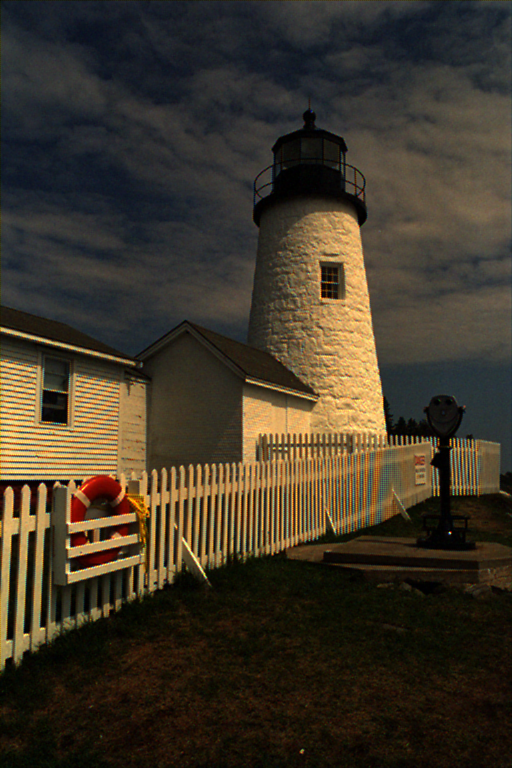
#> input picture task03/naive_linear.png, 512 x 768 px
$ jupyter execute Task03.ipynb   (shell and % lines are left out)
#> lines starting #> are read from the running program, lines starting #| are printed output that depends on the picture
## Task 3: Gamma Correction(10)
>The demosaicked image will still be linear, apply a gamma correction to convert it to a sRGB
image.

[cell 1]
import numpy as np
from skimage import io, util

naive_image_name = "naive_linear.png"
gradient_image_name = "gradient_linear.png"
gamma_value = 2.2

# Loading a RAW image
img_naive = util.img_as_float(io.imread("./"+naive_image_name))
img_gradient = util.img_as_float(io.imread("./"+gradient_image_name))
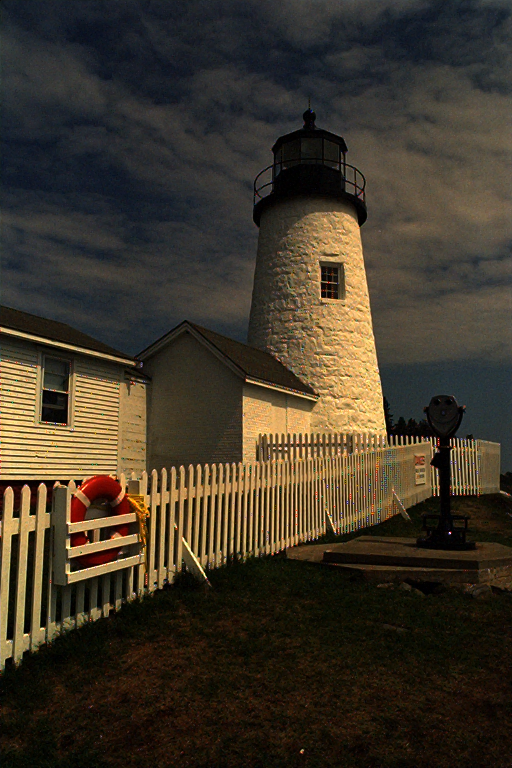
#> input picture task03/gradient_linear.png, 512 x 768 px

### Gamma correction function
## Idea
To perform gamma corection on an image we have to apply exponential function on every pixel of an image. The base of the exponent, pixel value, should be normalized in range [0,1]. While dealing with 8 bit pixels we have to divide it by the max value = 255 and multiply back, to recieve new gamma corrected value layin in the same range.
The exponent of the function is reverse
Luckly Numpy library has a function

[cell 2]
###############################################################################
#               Gamma correction
###############################################################################
def gamma_correction(pixel, gamma_value):
    return ((pixel)**(1.0/gamma_value))

vec_gamma = np.vectorize(gamma_correction)

result_naive = vec_gamma(img_naive, gamma_value)
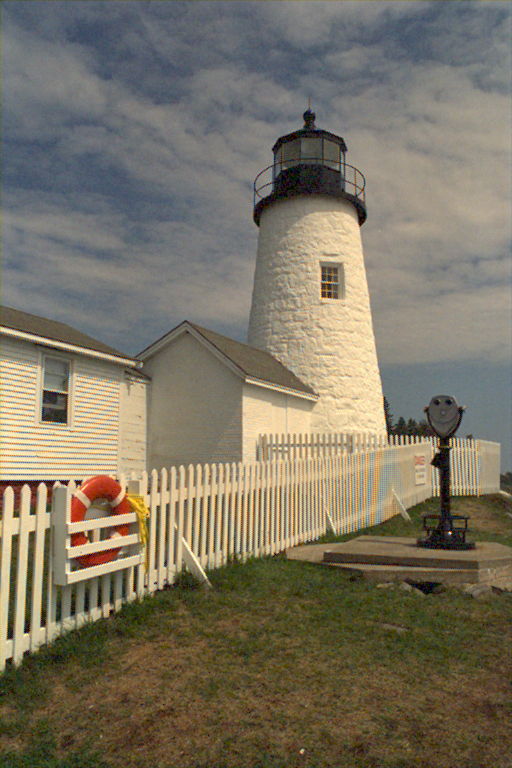
#> result_naive: shape (768, 512, 3) float64; mean R, G, B 0.483, 0.455, 0.388
result_naive = np.clip(result_naive, 0.0, 1.0)
result_gradient = vec_gamma(img_gradient, gamma_value)
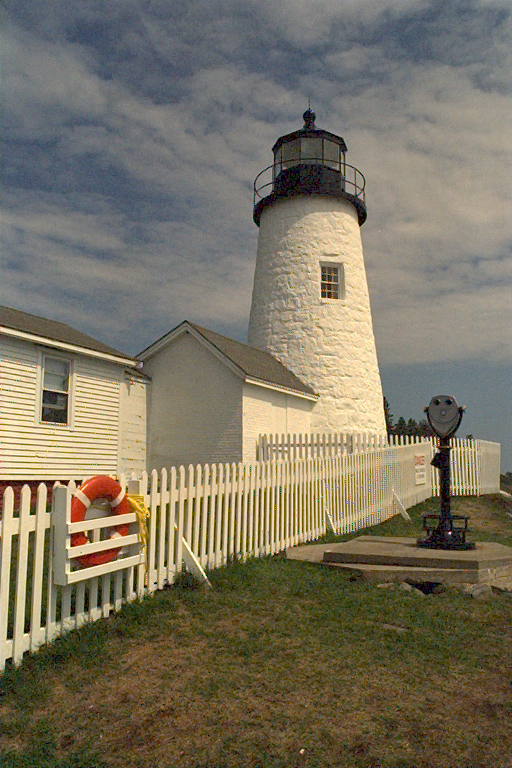
#> result_gradient: shape (768, 512, 3) float64; mean R, G, B 0.481, 0.453, 0.382
result_gradient = np.clip(result_gradient, 0.0, 1.0)

###############################################################################
# Saving gamma-corrected image
io.imsave("./gamma_correctd_"+str(gamma_value)+"_"+naive_image_name, util.img_as_ubyte(result_naive))
io.imsave("./gamma_correctd_"+str(gamma_value)+"_"+gradient_image_name, util.img_as_ubyte(result_gradient))
###############################################################################
